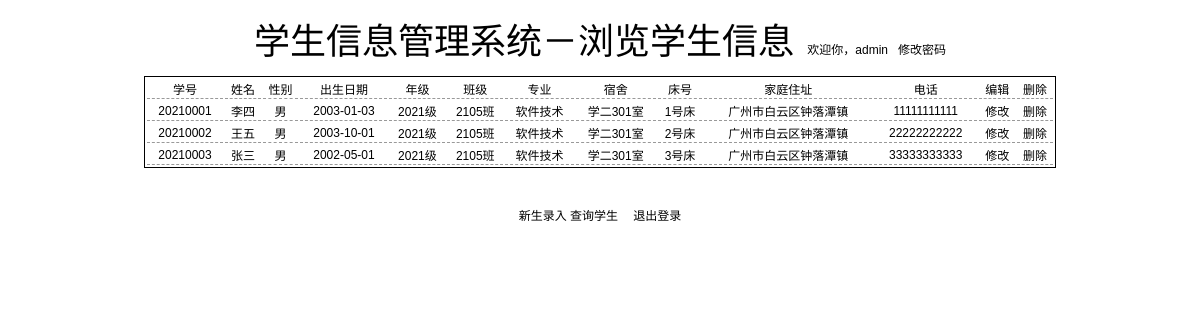
The page /liststudent.php (signed in) on the database its author committed.
### tables this page shows
CREATE TABLE `student` (
  `id` bigint(20) NOT NULL,
  `stuid` varchar(8) NOT NULL,
  `name` varchar(32) DEFAULT NULL,
  `sex` char(2) DEFAULT NULL,
  `birthday` char(10) DEFAULT NULL,
  `classname` varchar(32) DEFAULT NULL,
  `classid` varchar(8) DEFAULT NULL,
  `major` varchar(32) DEFAULT NULL,
  `room` varchar(32) DEFAULT NULL,
  `bedid` varchar(32) DEFAULT NULL,
  `homeaddress` varchar(50) DEFAULT NULL,
  `tel` varchar(20) DEFAULT NULL
);

### liststudent.php (the view, shortened to what this page needs)
<!DOCTYPE html PUBLIC "-//W3C//DTD XHTML 1.0 Transitional//EN" "http://www.w3.org/TR/xhtml1/DTD/xhtml1-transitional.dtd">
<html xmlns="http://www.w3.org/1999/xhtml">
<head>
<link href="mystyle.css" rel="stylesheet" type="text/css" />
</head>
<body>
<p align="center">
  <span class="STYLE1">学生信息管理系统－浏览学生信息</span><span class="STYLE2">&nbsp;&nbsp;&nbsp;&nbsp;欢迎你，<?php echo $_SESSION["user"]; ?>
&nbsp;&nbsp;&nbsp;<a href="modifypassword.php">修改密码</a></span></p>
<p align="center">
<table width="912" height="76" border="0" align="center">
  <tr>
    <td><div align="center">学号</div></td>
    <td><div align="center">姓名</div></td>
    <td><div align="center">性别</div></td>
    <td><div align="center">出生日期</div></td>
    <td><div align="center">年级</div></td>
    <td><div align="center">班级</div></td>
    <td><div align="center">专业</div></td>
    <td><div align="center">宿舍</div></td>
    <td><div align="center">床号</div></td>
    <td><div align="center">家庭住址</div></td>
    <td><div align="center">电话</div></td>
    <td><div align="center">编辑</div></td>
    <td><div align="center">删除</div></td>
  </tr>
    <?php
    require 'db_config.php';
    try{
        $pdo = new PDO($dsn, $user, $pass);
        $pdo->query("set names utf8");
    }catch(PDOException $e){
        echo $e->getMessage();
    }
    $dataQuery = "select * from student";
    $result = $pdo->query($dataQuery);
    if ($result)
    {
    foreach ($result->fetchAll(PDO::FETCH_ASSOC) as $row){
        ?>
  <tr>
    <td><div align="center">
        <?=$row["stuid"]?>
      </div></td>
    <td><div align="center">
        <?=$row["name"]?>
      </div></td>
    <td><div align="center">
        <?=$row["sex"]?>
      </div></td>
    <td><div align="center">
        <?=$row["birthday"]?>
      </div></td>
    <td><div align="center">
        <?=$row["classname"]?>
      </div></td>
    <td><div align="center">
        <?=$row["classid"]?>
      </div></td>
    <td><div align="center">
        <?=$row["major"]?>
      </div></td>
    <td><div align="center">
        <?=$row["room"]?>
      </div></td>
    <td><div align="center">
        <?=$row["bedid"]?>
      </div></td>
    <td><div align="center">
        <?=$row["homeaddress"]?>
      </div></td>
    <td><div align="center">
        <?=$row["tel"]?>
      </div></td>
       <td><div align="center"><a href='editstudent.php?stuid=<?=$row["stuid"]?>'>修改</a></div></td>
    <td><div align="center"><a href='deletestudent.php?stuid=<?=$row["stuid"]?>'>删除</a></div></td>
   </tr>
  <?php
   	}
    }
  ?>
</table>
</p>
<p align="center">&nbsp;</p>
<p align="center"><a href="insertstudent.php">新生录入</a> <a href="querystudent.php">查询学生</a>
    <a href="loginout.php?action=logout" float="right">退出登录</a></p>
</body>
</html>

### mystyle.css (style rules this page uses)
a:link { font-size: 12px; color: #000000; text-decoration: none; }
body { font-size: 12px; color: #000000; text-decoration: none; }
td { border-top-width: 1px; border-right-width: 1px; border-bottom-width: 1px; border-left-width: 1px; border-top-style: none; border-right-style: none; border-bottom-style: dashed; border-left-style: none; border-top-color: #999999; border-right-color: #999999; border-bottom-color: #999999; border-left-color: #999999; }
table { border: 1px solid #000000; }

### rows shown on the page
student: stuid "20210001", name "李四", sex "男", birthday "2003-01-03", classname "2021级", classid "2105班", major "软件技术", room "学二301室", bedid "1号床", homeaddress "广州市白云区钟落潭镇", tel "11111111111"
student: stuid "20210002", name "王五", sex "男", birthday "2003-10-01", classname "2021级", classid "2105班", major "软件技术", room "学二301室", bedid "2号床", homeaddress "广州市白云区钟落潭镇", tel "22222222222"
student: stuid "20210003", name "张三", sex "男", birthday "2002-05-01", classname "2021级", classid "2105班", major "软件技术", room "学二301室", bedid "3号床", homeaddress "广州市白云区钟落潭镇", tel "33333333333"

### other values the page prints
$_SESSION["user"] "admin"
